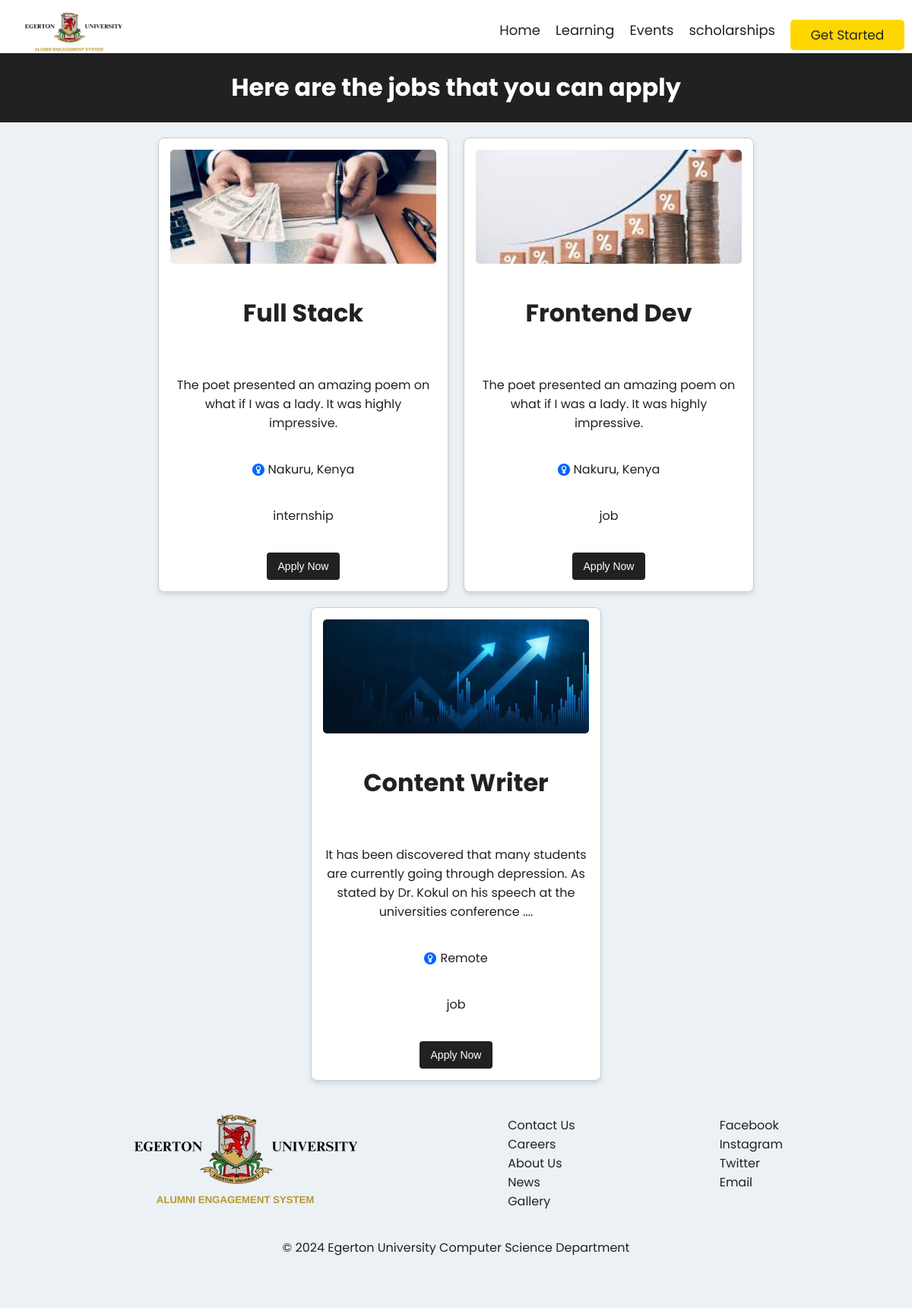
Page /jobs on the committed database.
### website/models.py (models this page shows)
class Jobs(db.Model):
    id = db.Column(db.Integer, primary_key = True)
    title = db.Column(db.String(100) , nullable = False)
    body = db.Column(db.String(1000) , nullable = False)
    location = db.Column(db.String(50) , nullable = False)
    job_type = db.Column(db.String(100) , nullable = False)
    link = db.Column(db.String(100) , nullable = False)
    image = db.Column(db.String(1000) , nullable = False)

### website/views.py (the view)
@views.route('/jobs')
def jobs():
    jobs = Jobs.query.all()
    return render_template('jobs.html' , jobs = jobs)

### website/templates/jobs.html (shortened to what this page needs)
{% extends 'base.html' %}
{% block body %}
<h1 style="text-align: center;">Here are the jobs that you can apply </h1>
<div class="jobs">
    {% for job in jobs %}
      <div class="recent-jobs">
        <img src="{{ job.image }}" alt="an image here" />
        <h1>{{ job.title }}</h1>
        <p>{{ job.body }}</p>
        <section>
          <img src="../static/images/location.png" alt="" />{{ job.location }}
        </section>
        <p>{{ job.job_type }}</p>
        <a href="https://{{job.link}}" target="_blank"> <button>Apply Now</button> </a>
      </div>
  {% endfor %}
{% endblock body %}

### website/templates/base.html (shortened to what this page needs)
<!DOCTYPE html>
<html lang="en">
<head>
    <link rel="stylesheet" href="{{url_for('static',filename='src/input.css')}}">
</head>
<body class="text-center font-bold">
    <nav>
        <a href="/"><img class="logo" src="../static/images/logo_to_use.png" alt="company logo here"></a>
        <ul class="text-blue-800 my-57 text-center flex gap-10 cursor-pointer list-none">
            <li><a href="/">Home</a></li>
            <li><a href="/files">Learning</a></li>
            <li><a href="/events">Events</a></li>
            <li><a href="/scholarships">scholarships</a></li>
            {% if current_user.is_authenticated %}
             <a  href="/profile"><button class="get-started"> My Dashboard </button></a>
             {% else %}
             <a  href="/signup"><button class="get-started"> Get Started </button></a>
             {% endif %}
        </ul>
    </nav>
    {% block body %}
    {% endblock body %}
    <footer>
        <div>
        <a href="/">
            <img src="../static/images/logo_to_use.png" alt="">
        </a>
        </div>
        <div>
            <ul>
                <li>Contact Us</li>
                <li>Careers</li>
                <li>About Us</li>
                <li>News</li>
                <li>Gallery</li>
            </ul>
        </div>
        <div>
            <ul>
                <li>Facebook</li>
                <li>Instagram</li>
                <li>Twitter</li>
                <li>Email</li>
            </ul>
        </div>
    </footer>
    <section class="copyright">
        &copy; 2024 Egerton University Computer Science Department
    </section>
</body>
</html>

### website/static/src/input.css (style rules this page uses)
body { position: relative; color: #ffffff; box-sizing: border-box; font-family: 'Poppins', sans-serif; background-color: #212121; margin: 0; display: flex; flex-direction: column; min-height: 100vh; }
a { text-decoration: none; color: inherit; }
nav { background-color: #ffffff; color: #212121; height: 60px; width: 100%; padding-top: 10px; display: flex; justify-content: space-between; position: sticky; top: 0; z-index: 10; box-shadow: 0px 4px 6px rgba(0, 0, 0, 0.1); }
.logo { height: 60px; margin-left: 30px; }
nav ul { display: flex; gap: 20px; justify-content: right; }
nav ul li { list-style-type: none; font-size: 18px; }
.get-started { color: #212121; background-color: #FFD700; border: none; margin-right: 10px; height: 40px; width: 150px; margin-top: 0px; border-radius: 5px; cursor: pointer; font-size: 17px; font-family: 'Poppins' , sans-serif; }
footer { background-color: #ECF1F5; color: #212121; width: 100%; padding-top: 10px; display: flex; justify-content: space-evenly; margin-top: auto; }
footer ul li { list-style-type: none; }
.copyright { text-align: center; margin-bottom: 10px; background-color: #ECF1F5; color: #212121; padding-bottom: 40px; }
.jobs { background-color: #ECF1F5; color: #212121; padding: 20px; display: flex; flex-wrap: wrap; gap: 20px; justify-content: center; }
.recent-jobs { background-color: #ffffff; width: 350px; border: 1px solid #ccc; border-radius: 8px; padding: 15px; display: flex; flex-direction: column; align-items: center; text-align: center; gap: 20px; box-shadow: 0 4px 6px rgba(0, 0, 0, 0.1); transition: transform 0.5s ease-in-out; cursor: pointer; }
.recent-jobs img { width: 100%; height: auto; max-height: 150px; object-fit: cover; border-radius: 5px; }
.recent-jobs section img { width: 16px; height: 16px; margin-right: 5px; vertical-align: middle; }
.recent-jobs button { background-color: #212121; color: #ffffff; border: none; border-radius: 4px; padding: 10px 15px; cursor: pointer; font-size: 14px; transition: background-color 0.3s ease; }

### rows in the picture
Jobs: image (picture), title "Full Stack", body "The poet presented an amazing poem on what if I was a lady. It was highly impressive.", location "Nakuru, Kenya", job_type "internship"
Jobs: image (picture), title "Frontend Dev", body "The poet presented an amazing poem on what if I was a lady. It was highly impressive.", location "Nakuru, Kenya", job_type "job"
Jobs: image (picture), title "Content Writer", body "It has been discovered that many students are currently going through depression. As stated by Dr. Kokul on his speech at the universities conference ....", location "Remote", job_type "job"
